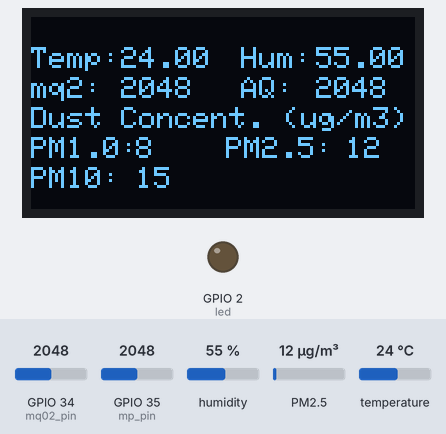
The sketch below on a simulated ESP32. Parts: 128×64 one-colour display, output pins drawn as LEDs (lit = HIGH). Inputs (shaded band) come from the test bench; at power-on: GPIO 34 (mq02_pin) = 2048, PM2.5 12 µg/m³, GPIO 35 (mp_pin) = 2048, humidity 55 %, temperature 24 °C. WiFi joins after 1.5 s; servers stay silent unless stated; random numbers use the default seed unless the sketch sets one; no MQTT or app messages arrive unless stated; what the sketch prints to the serial monitor is not drawn.

Above: at 4.8 s.
4.9 s: GPIO 34 (mq02_pin) set to 2963
At 6.9 s:
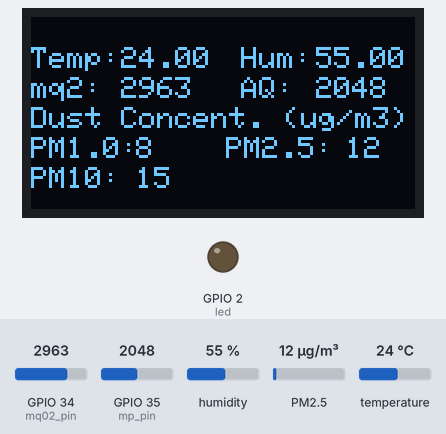
7.2 s: GPIO 34 (mq02_pin) set to 3073
At 8.9 s:
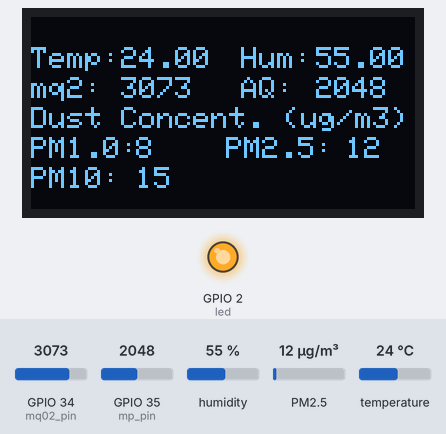
9.2 s: PM2.5 set to 6 µg/m³
At 10.9 s:
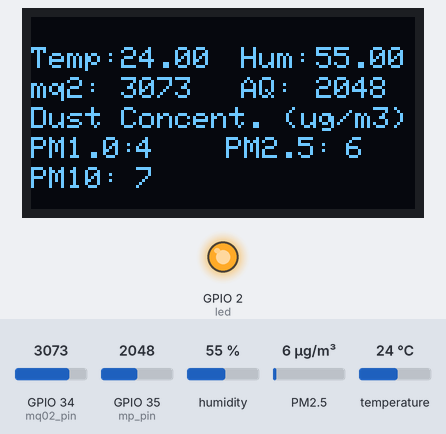
11.2 s: GPIO 35 (mp_pin) set to 1058
At 12.9 s:
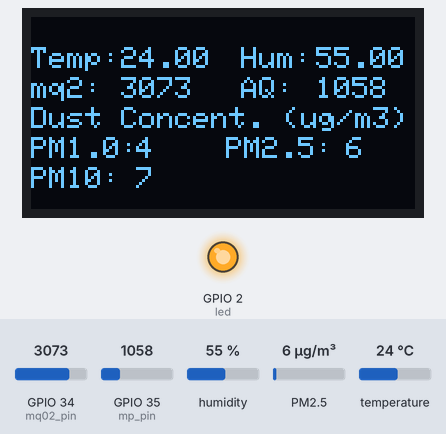
13.2 s: GPIO 35 (mp_pin) set to 928
At 14.9 s:
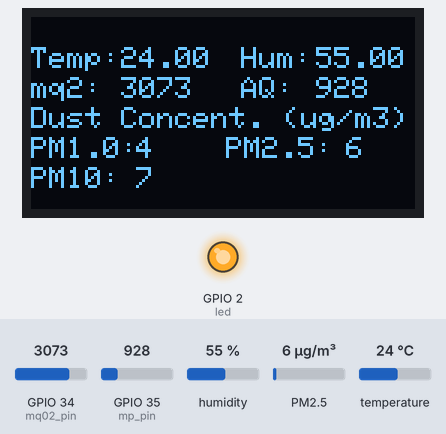
15.2 s: humidity set to 22 %
At 17.6 s:
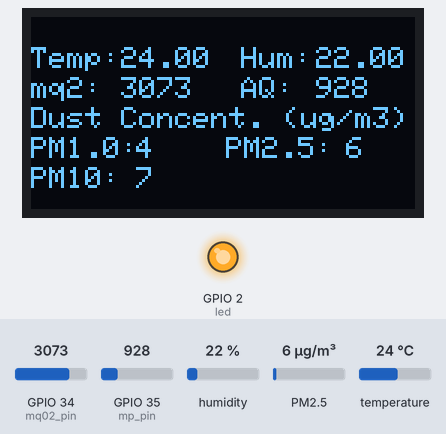
Timing chart, 0 to 19.1 s (numbered marks = the images above; inputs shaded):
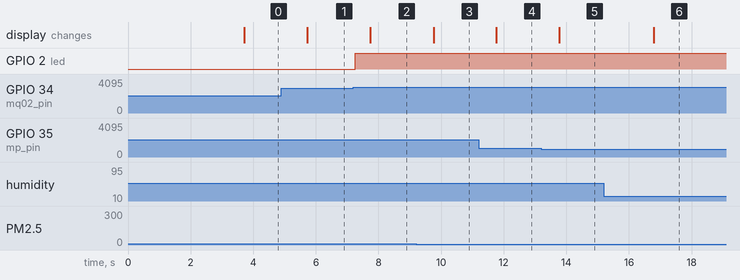

Measured:
- the behaviour switches between 3000 and 3001 on GPIO 34 (mq02_pin) (found by bisection; images 1 and 2)
- after the input at 4.9 s, the display: changes after 0.83 s (image 1)
- after the input at 7.2 s, GPIO 2 (led): LOW → HIGH after 0.06 s; the display: changes after 0.54 s (image 2)
- after the input at 9.2 s, the display: changes after 0.56 s (image 3)
- after the input at 11.2 s, the display: changes after 0.57 s (image 4)
- after the input at 13.2 s, the display: changes after 0.58 s (image 5)
- after the input at 15.2 s, the display: changes after 1.6 s (image 6)

The sketch:

NEW.ino
```cpp
// Library
#include "PMS.h"
#include <HTTPClient.h>
#include <PubSubClient.h>
#include <WiFi.h>
#define RXD2 16
#define TXD2 17
HardwareSerial pmsSerial(2);
PMS pms(pmsSerial);
PMS::DATA data;

// WiFi credentials
const char* ssid = "Berserk";
const char* password = "123456789";
const char* serverURL = "http://192.168.203.12:5000/data";


// MQTT broker details (replace with Raspberry Pi's IP address)
const char* mqtt_server = "192.168.129.242";
const int mqtt_port = 1883;
const char* topic = "sensor/data";


#include <Wire.h>
#include <Adafruit_GFX.h>
#include <Adafruit_SSD1306.h>
#include <Adafruit_Sensor.h>
#include <DHT.h>
Adafruit_SSD1306 display(128, 64, &Wire, -1);
#define DHTPIN 4          // DHT11 Sensor Pin
#define DHTTYPE    DHT11
DHT dht(DHTPIN, DHTTYPE);

//Initialize pin
int mq02_pin = 34;
int mq02_value = 0;
int mp_pin = 35;
int mp_value = 0;
int led = 2;


// WiFi and MQTT clients
WiFiClient espClient;
PubSubClient mqttClient(espClient);


// Function to connect to Wi-Fi
void connectWiFi() {
  Serial.println("==== Connecting to Wi-Fi ====");
  WiFi.begin(ssid, password);
  while (WiFi.status() != WL_CONNECTED) {
    Serial.print(".");
    delay(500);
  }
  Serial.println("\nWi-Fi connected");
  Serial.print("IP Address: ");
  Serial.println(WiFi.localIP());
  Serial.println("=============================");
}


// Function to connect to the MQTT broker
void connectMQTT() {
  Serial.println("\n==== Connecting to MQTT Broker ====");
  while (!mqttClient.connected()) {
    Serial.print("Attempting connection...");
    if (mqttClient.connect("ESP32Publisher")) {  // MQTT Client ID
      Serial.println("Connected!");
    } else {
      Serial.print("Failed (State: ");
      Serial.print(mqttClient.state());
      Serial.println("). Retrying...");
      delay(2000);
    }
  }
  Serial.println("===============================");
}


void setup()
{
  Serial.begin(9600);
  pmsSerial.begin(9600, SERIAL_8N1, RXD2, TXD2);
  dht.begin();
  if (!display.begin(SSD1306_SWITCHCAPVCC, 0x3C))
  {
    Serial.println(F("Display failed"));
    for (;;);
  }
  delay(2000);
  display.clearDisplay();
  display.setTextColor(WHITE);
  pinMode(mq02_pin, INPUT);
  pinMode(mp_pin, INPUT);
  pinMode(led, OUTPUT);

  // Connect to WiFi
  WiFi.begin(ssid, password);
  Serial.print("Connecting to WiFi");
  while (WiFi.status() != WL_CONNECTED) {
    delay(500);
    Serial.print(".");
  }
  Serial.println("\nConnected to WiFi");


  // Set up MQTT
  mqttClient.setServer(mqtt_server, mqtt_port);
  connectMQTT();


}


void sendDataToServer(float temperature, float humidity, int mq02, int mp, PMS::DATA pmsData) {
  if (WiFi.status() == WL_CONNECTED) {
    HTTPClient http;

    // Build JSON payload
    String jsonData = "{";
    jsonData += "\"temperature\":" + String(temperature) + ",";
    jsonData += "\"humidity\":" + String(humidity) + ",";
    jsonData += "\"mq02\":" + String(mq02) + ",";
    jsonData += "\"mp\":" + String(mp) + ",";
    jsonData += "\"pm1.0\":" + String(pmsData.PM_AE_UG_1_0) + ",";
    jsonData += "\"pm2.5\":" + String(pmsData.PM_AE_UG_2_5) + ",";
    jsonData += "\"pm10\":" + String(pmsData.PM_AE_UG_10_0);
    jsonData += "}";

    // Send HTTP POST request
    http.begin(serverURL);
    http.addHeader("Content-Type", "application/json");
    int httpResponseCode = http.POST(jsonData);

    if (httpResponseCode > 0) {
      Serial.println("Data sent successfully!");
    } else {
      Serial.println("Error sending data: " + String(httpResponseCode));
    }

    http.end();
  } else {
    Serial.println("WiFi not connected");
  }
}


void loop()
{
  //delay(1000);
  float t = dht.readTemperature();
  float h = dht.readHumidity();

  Serial.println("HERE");
  Serial.print(t);
  Serial.print(h);
  Serial.println("   ");
  if (isnan(h) || isnan(t)) {
    Serial.println("DHT Sensor");
  }


    // Reconnect if MQTT client is disconnected
  if (!mqttClient.connected()) {
    connectMQTT();
  }
  mqttClient.loop();


    // Publish a random sensor value
  int sensorValue = random(20, 30);  // Simulated sensor data (0-100)
  String message = String(sensorValue);
  String formattedMessage = "[SensorValue]: " + message;  // Add a label to the message


   if (mqttClient.publish(topic, message.c_str())) {
    Serial.println("Published:");
    Serial.print("  > Topic: ");
    Serial.println(topic);
    Serial.print("  > Payload: ");
    Serial.println(formattedMessage);
  } else {
    Serial.println("Failed to publish message");
  }


  mq02_value = analogRead(mq02_pin);
  mp_value = analogRead(mp_pin);


  if (pms.read(data))
  {
    display.clearDisplay();
    display.setTextSize(1);
    display.setCursor(0, 10);
    display.print("Temp: ");
    display.setCursor(30, 10);
    display.print(t);
    display.print(" ");
    display.setCursor(70, 10);
    display.print("Hum: ");
    display.setCursor(95, 10);
    display.print(h);
    display.setCursor(0, 20);
    display.print("mq2: ");
    display.setCursor(30, 20);
    display.print(mq02_value);
    display.setCursor(70, 20);
    display.print("AQ: ");
    display.setCursor(95, 20);
    display.print(mp_value);
    display.setCursor(0, 30);
    display.print("Dust Concent. (ug/m3)");
    display.setCursor(0, 40);
    display.print("PM1.0: ");
    display.setCursor(35, 40);
    display.print(String(data.PM_AE_UG_1_0));
    display.setCursor(65, 40);
    display.print("PM2.5: ");
    display.setCursor(105, 40);
    display.print(String(data.PM_AE_UG_2_5));
    display.setCursor(0, 50);
    display.print("PM10: ");
    display.setCursor(35, 50);
    display.print(String(data.PM_AE_UG_10_0));
    display.display();

    Serial.print("Dust Concentration  ");
    Serial.print("PM1.0 :" + String(data.PM_AE_UG_1_0) + "(ug/m3)");
    Serial.print("PM2.5 :" + String(data.PM_AE_UG_2_5) + "(ug/m3)");
    Serial.print("PM10  :" + String(data.PM_AE_UG_10_0) + "(ug/m3)");
    Serial.println();
    Serial.print("Temperature: ");
    Serial.print(t);
    Serial.print("  C");
    Serial.print("    Humidity:  ");
    Serial.print(h);
    Serial.print("  %");
    Serial.print("    mq2 value:  ");
    Serial.print(mq02_value);
    Serial.print("    mp air qiality value:  ");
    Serial.print(mp_value);
    Serial.println();
  }


  if (mq02_value > 3000)
  {
    digitalWrite(led, HIGH);
  }
  else
  {
    digitalWrite(led, LOW);
  }

 // sendDataToServer(t, h, mq02_value, mp_value, data);

}
```
